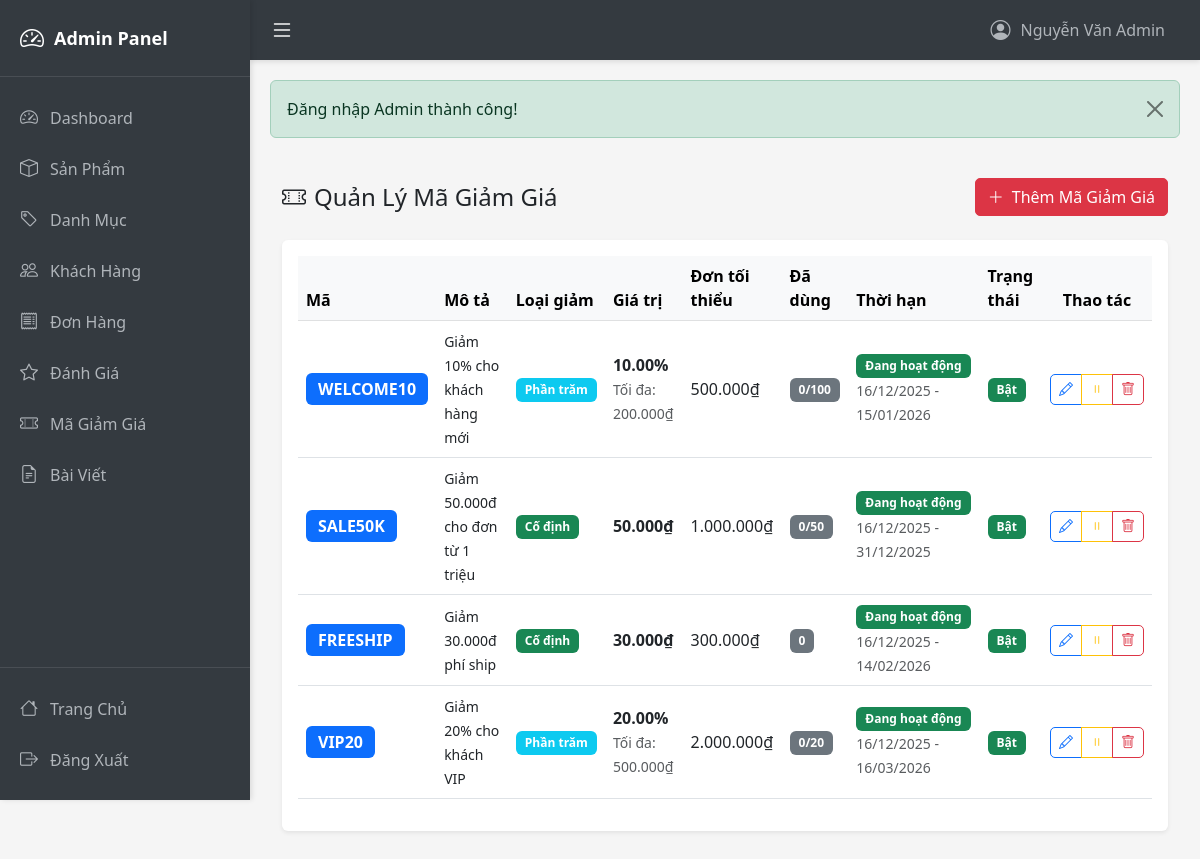
Page /admin/coupons (signed in) on the committed database.
### tables this page shows
CREATE TABLE IF NOT EXISTS coupons (
    coupon_id INT AUTO_INCREMENT PRIMARY KEY,
    code VARCHAR(50) NOT NULL UNIQUE,
    description VARCHAR(255),
    discount_type ENUM('percentage', 'fixed') NOT NULL DEFAULT 'percentage',
    discount_value DECIMAL(15, 2) NOT NULL,
    min_order_amount DECIMAL(15, 2) DEFAULT 0,
    max_discount_amount DECIMAL(15, 2) DEFAULT NULL,
    usage_limit INT DEFAULT NULL,
    used_count INT DEFAULT 0,
    start_date DATETIME DEFAULT NULL,
    end_date DATETIME DEFAULT NULL,
    is_active TINYINT(1) DEFAULT 1,
    created_at TIMESTAMP DEFAULT CURRENT_TIMESTAMP,
    updated_at TIMESTAMP DEFAULT CURRENT_TIMESTAMP ON UPDATE CURRENT_TIMESTAMP
);

### Controllers/AdminController.php (called while the page is built, shortened)
<?php
class AdminController extends BaseController {
    private $couponModel;
    public function __construct() {
        $this->couponModel = new CouponModel();
    }
    public function coupons() {
        $page = isset($_GET['page']) ? (int)$_GET['page'] : 1;
        $limit = 10;
        $coupons = $this->couponModel->getAllCoupons($page, $limit);
        $totalCoupons = $this->couponModel->countCoupons();
        $totalPages = ceil($totalCoupons / $limit);
        $data = [
            'coupons' => $coupons,
            'currentPage' => $page,
            'totalPages' => $totalPages,
            'pageTitle' => 'Quản Lý Mã Giảm Giá'
        ];
        $this->view('admin/coupons/index', $data, true);
    }
}
?>

### models/BaseModel.php (called while the page is built, shortened)
<?php
class BaseModel {
    public function __construct() {
        $db = new Database();
        $this->conn = $db->getConnection();
    }
}
?>

### config/database.php (called while the page is built, shortened)
<?php
class Database {
    private $host = "localhost";
    private $db_name = "inventory_system";
    private $username = "root";
    private $password = "";
    public function getConnection() {
        $this->conn = null;
        try {
            $this->conn = new PDO(
                "mysql:host=" . $this->host . ";dbname=" . $this->db_name . ";charset=utf8mb4",
                $this->username,
                $this->password,
                [
                    PDO::MYSQL_ATTR_INIT_COMMAND => "SET NAMES utf8mb4 COLLATE utf8mb4_unicode_ci"
                ]
            );
            $this->conn->setAttribute(PDO::ATTR_ERRMODE, PDO::ERRMODE_EXCEPTION);
            $this->conn->setAttribute(PDO::ATTR_DEFAULT_FETCH_MODE, PDO::FETCH_ASSOC);
            $this->conn->exec("SET NAMES utf8mb4");
        } catch(PDOException $e) {
            echo "Connection error: " . $e->getMessage();
        }
        return $this->conn;
    }
}
?>

### models/CouponModel.php (called while the page is built, shortened)
<?php
class CouponModel extends BaseModel {
    public function getAllCoupons($page = 1, $limit = 10) {
        $offset = ($page - 1) * $limit;
        $sql = "SELECT * FROM coupons ORDER BY created_at DESC LIMIT :limit OFFSET :offset";
        $stmt = $this->conn->prepare($sql);
        $stmt->bindParam(':limit', $limit, PDO::PARAM_INT);
        $stmt->bindParam(':offset', $offset, PDO::PARAM_INT);
        $stmt->execute();
        return $stmt->fetchAll(PDO::FETCH_ASSOC);
    }
}
?>

### views/admin/coupons/index.php (the view, shortened to what this page needs)
<?php require_once __DIR__ . '/../layouts/header.php'; ?>
<div class="container-fluid py-4">
    <div class="d-flex justify-content-between align-items-center mb-4">
        <h4 class="mb-0">
            <i class="bi bi-ticket-perforated me-2"></i>Quản Lý Mã Giảm Giá
        </h4>
        <a href="<?= BASE_URL ?>admin/couponCreate" class="btn btn-danger">
            <i class="bi bi-plus-lg me-1"></i> Thêm Mã Giảm Giá
        </a>
    </div>
    <div class="card shadow-sm">
        <div class="card-body">
            <div class="table-responsive">
                <table class="table table-hover align-middle">
                    <thead class="table-light">
                        <tr>
                            <th>Mã</th>
                            <th>Mô tả</th>
                            <th>Loại giảm</th>
                            <th>Giá trị</th>
                            <th>Đơn tối thiểu</th>
                            <th>Đã dùng</th>
                            <th>Thời hạn</th>
                            <th>Trạng thái</th>
                            <th class="text-center">Thao tác</th>
                        </tr>
                    </thead>
                    <tbody>
                        <?php if (empty($coupons)): ?>
                            <tr>
                                <td colspan="9" class="text-center py-4 text-muted">
                                    <i class="bi bi-inbox fs-1 d-block mb-2"></i>
                                    Chưa có mã giảm giá nào
                                </td>
                            </tr>
                        <?php else: ?>
                            <?php foreach ($coupons as $coupon): ?>
                                <tr>
                                    <td>
                                        <span class="badge bg-primary fs-6"><?= htmlspecialchars($coupon['code']) ?></span>
                                    </td>
                                    <td>
                                        <small><?= htmlspecialchars($coupon['description'] ?: '-') ?></small>
                                    </td>
                                    <td>
                                        <?php if ($coupon['discount_type'] === 'percentage'): ?>
                                            <span class="badge bg-info">Phần trăm</span>
                                        <?php else: ?>
                                            <span class="badge bg-success">Cố định</span>
                                        <?php endif; ?>
                                    </td>
                                    <td>
                                        <?php if ($coupon['discount_type'] === 'percentage'): ?>
                                            <strong><?= $coupon['discount_value'] ?>%</strong>
                                            <?php if ($coupon['max_discount_amount']): ?>
                                                <br><small class="text-muted">Tối đa: <?= number_format($coupon['max_discount_amount'], 0, ',', '.') ?>₫</small>
                                            <?php endif; ?>
                                        <?php else: ?>
                                            <strong><?= number_format($coupon['discount_value'], 0, ',', '.') ?>₫</strong>
                                        <?php endif; ?>
                                    </td>
                                    <td>
                                        <?php if ($coupon['min_order_amount'] > 0): ?>
                                            <?= number_format($coupon['min_order_amount'], 0, ',', '.') ?>₫
                                        <?php else: ?>
                                            <span class="text-muted">-</span>
                                        <?php endif; ?>
                                    </td>
                                    <td>
                                        <span class="badge bg-secondary">
                                            <?= $coupon['used_count'] ?><?= $coupon['usage_limit'] ? '/' . $coupon['usage_limit'] : '' ?>
                                        </span>
                                    </td>
                                    <td>
                                        <?php
                                            $now = time();
                                            $startDate = $coupon['start_date'] ? strtotime($coupon['start_date']) : null;
                                            $endDate = $coupon['end_date'] ? strtotime($coupon['end_date']) : null;
                                            if ($endDate && $endDate < $now): ?>
                                                <span class="badge bg-danger">Hết hạn</span>
                                            <?php elseif ($startDate && $startDate > $now): ?>
                                                <span class="badge bg-warning">Chưa bắt đầu</span>
                                            <?php else: ?>
                                                <span class="badge bg-success">Đang hoạt động</span>
                                            <?php endif; ?>
                                        <br>
                                        <small class="text-muted">
                                            <?= $coupon['start_date'] ? date('d/m/Y', strtotime($coupon['start_date'])) : '∞' ?>
                                            -
                                            <?= $coupon['end_date'] ? date('d/m/Y', strtotime($coupon['end_date'])) : '∞' ?>
                                        </small>
                                    </td>
                                    <td>
                                        <?php if ($coupon['is_active']): ?>
                                            <span class="badge bg-success">Bật</span>
                                        <?php else: ?>
                                            <span class="badge bg-secondary">Tắt</span>
                                        <?php endif; ?>
                                    </td>
                                    <td class="text-center">
                                        <div class="btn-group btn-group-sm">
                                            <a href="<?= BASE_URL ?>admin/couponEdit/<?= $coupon['coupon_id'] ?>"
                                               class="btn btn-outline-primary" title="Sửa">
                                                <i class="bi bi-pencil"></i>
                                            </a>
                                            <a href="<?= BASE_URL ?>admin/couponToggle/<?= $coupon['coupon_id'] ?>"
                                               class="btn btn-outline-<?= $coupon['is_active'] ? 'warning' : 'success' ?>"
                                               title="<?= $coupon['is_active'] ? 'Tắt' : 'Bật' ?>">
                                                <i class="bi bi-<?= $coupon['is_active'] ? 'pause' : 'play' ?>"></i>
                                            </a>
                                            <a href="<?= BASE_URL ?>admin/couponDelete/<?= $coupon['coupon_id'] ?>"
                                               class="btn btn-outline-danger" title="Xóa"
                                               onclick="return confirm('Bạn có chắc muốn xóa mã giảm giá này?')">
                                                <i class="bi bi-trash"></i>
                                            </a>
                                        </div>
                                    </td>
                                </tr>
                            <?php endforeach; ?>
                        <?php endif; ?>
                    </tbody>
                </table>
            </div>
        </div>
    </div>
</div>
<?php require_once __DIR__ . '/../layouts/footer.php'; ?>

### public/css/admin.css (style rules this page uses)
:root { --sidebar-width: 250px; --sidebar-collapsed-width: 70px; --topbar-height: 60px; --primary-color: #343a40; --secondary-color: #495057; --accent-color: #007bff; }
* { margin: 0; padding: 0; box-sizing: border-box; }
body { background-color: #f5f5f5; display: flex; flex-direction: column; }
.card { border: none; box-shadow: 0 2px 4px rgba(0,0,0,0.1); margin-bottom: 20px; }
.table { background-color: white; }
.table thead { background-color: #f8f9fa; }
.btn { border-radius: 5px; }
.badge { padding: 0.5em 0.75em; }

### rows in the picture
coupons: code "WELCOME10", description "Giảm 10% cho khách hàng mới", discount_type "Phần trăm", discount_value "10.00", max_discount_amount "200.000", min_order_amount "500.000", used_count "0", usage_limit "100", shows "Đang hoạt động", start_date "16/12/2025", end_date "15/01/2026", is_active "Bật"
coupons: code "SALE50K", description "Giảm 50.000đ cho đơn từ 1 triệu", discount_type "Cố định", discount_value "50.000", min_order_amount "1.000.000", used_count "0", usage_limit "50", shows "Đang hoạt động", start_date "16/12/2025", end_date "31/12/2025", is_active "Bật"
coupons: code "FREESHIP", description "Giảm 30.000đ phí ship", discount_type "Cố định", discount_value "30.000", min_order_amount "300.000", used_count "0", shows "Đang hoạt động", start_date "16/12/2025", end_date "14/02/2026", is_active "Bật"
coupons: code "VIP20", description "Giảm 20% cho khách VIP", discount_type "Phần trăm", discount_value "20.00", max_discount_amount "500.000", min_order_amount "2.000.000", used_count "0", usage_limit "20", shows "Đang hoạt động", start_date "16/12/2025", end_date "16/03/2026", is_active "Bật"

### other values in the picture
$_SESSION['admin_name'] "Nguyễn Văn Admin"
$_SESSION['success'] "Đăng nhập Admin thành công!"
